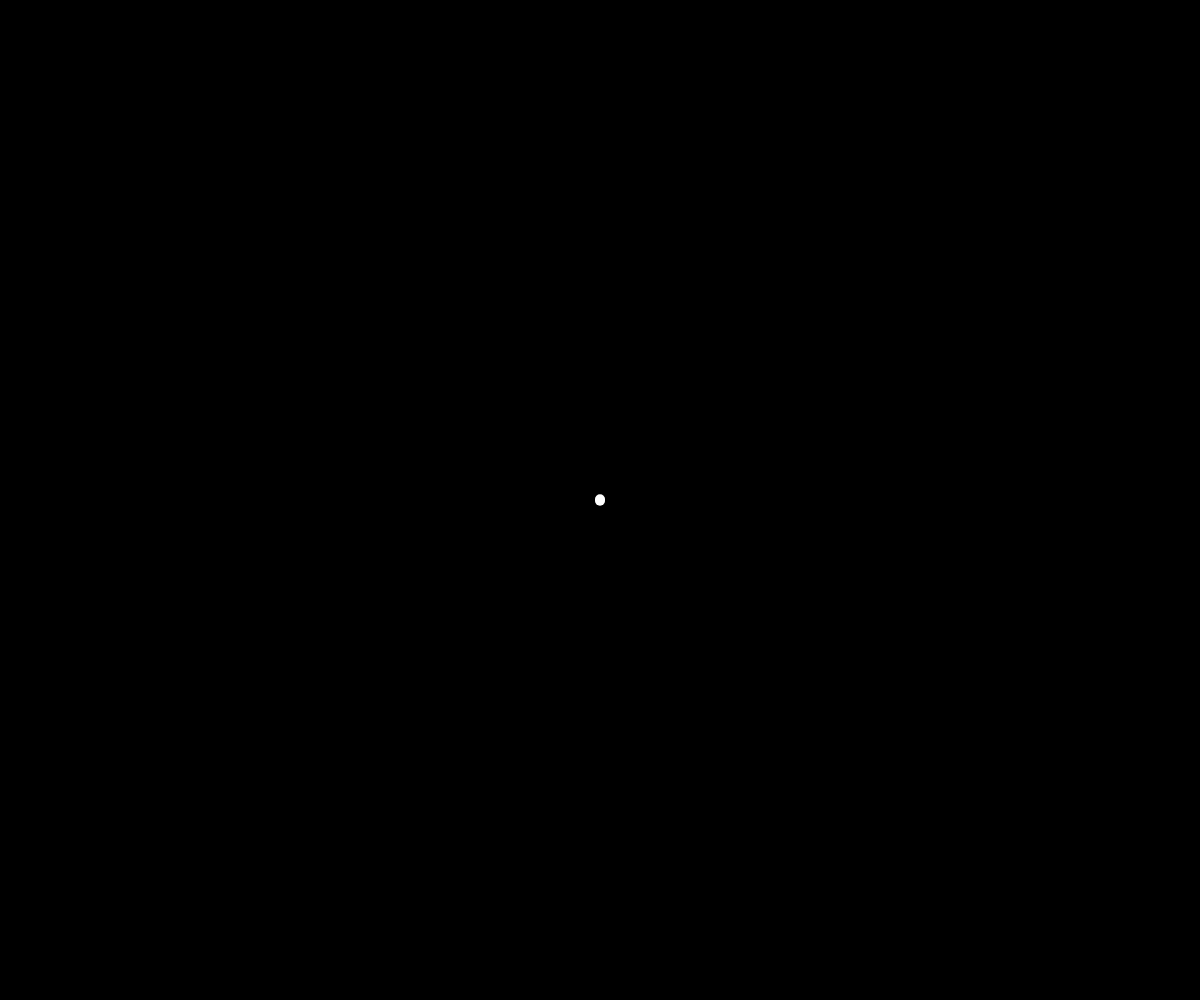
Frame 1 (no input)
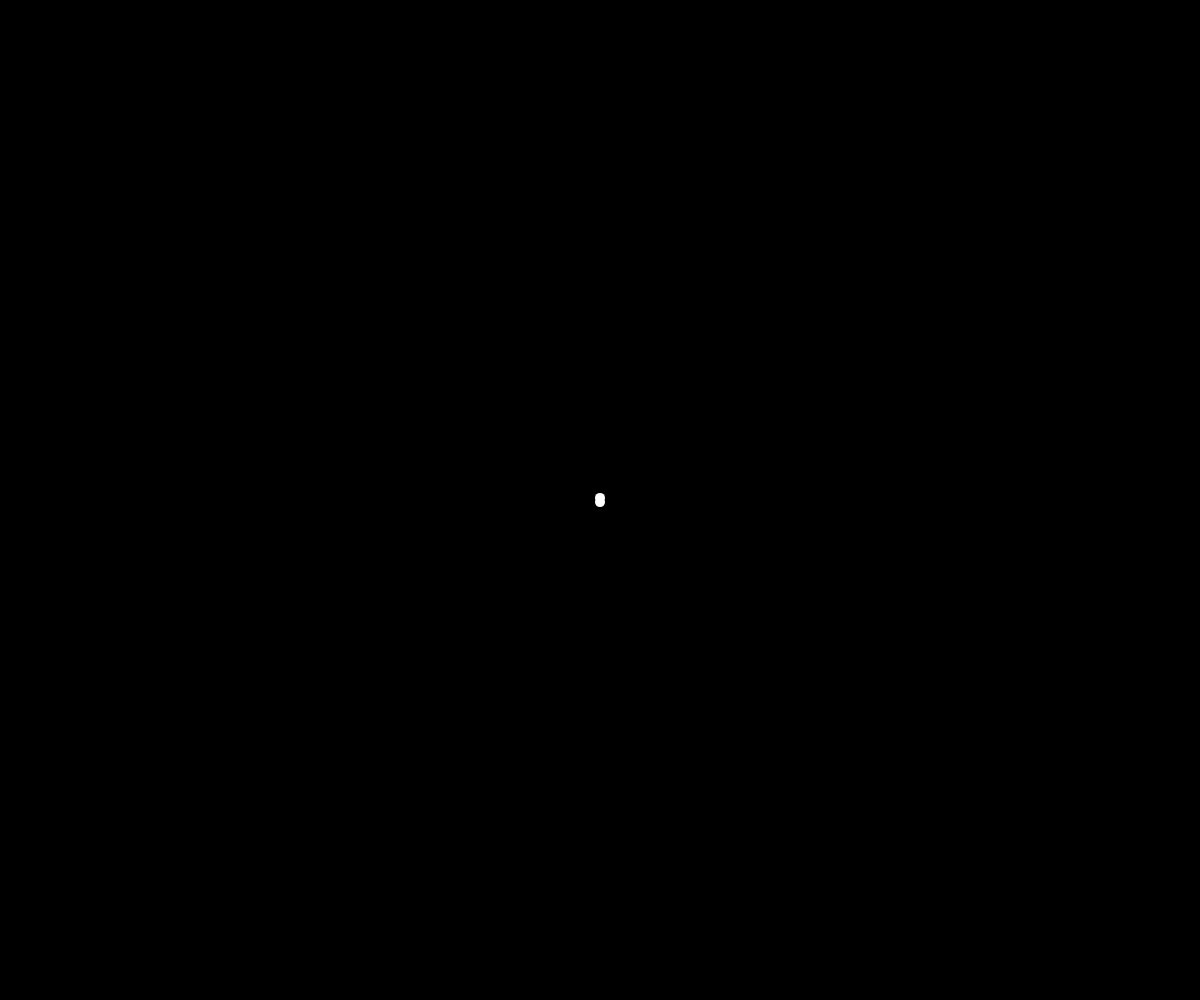
Frame 60 (no input)
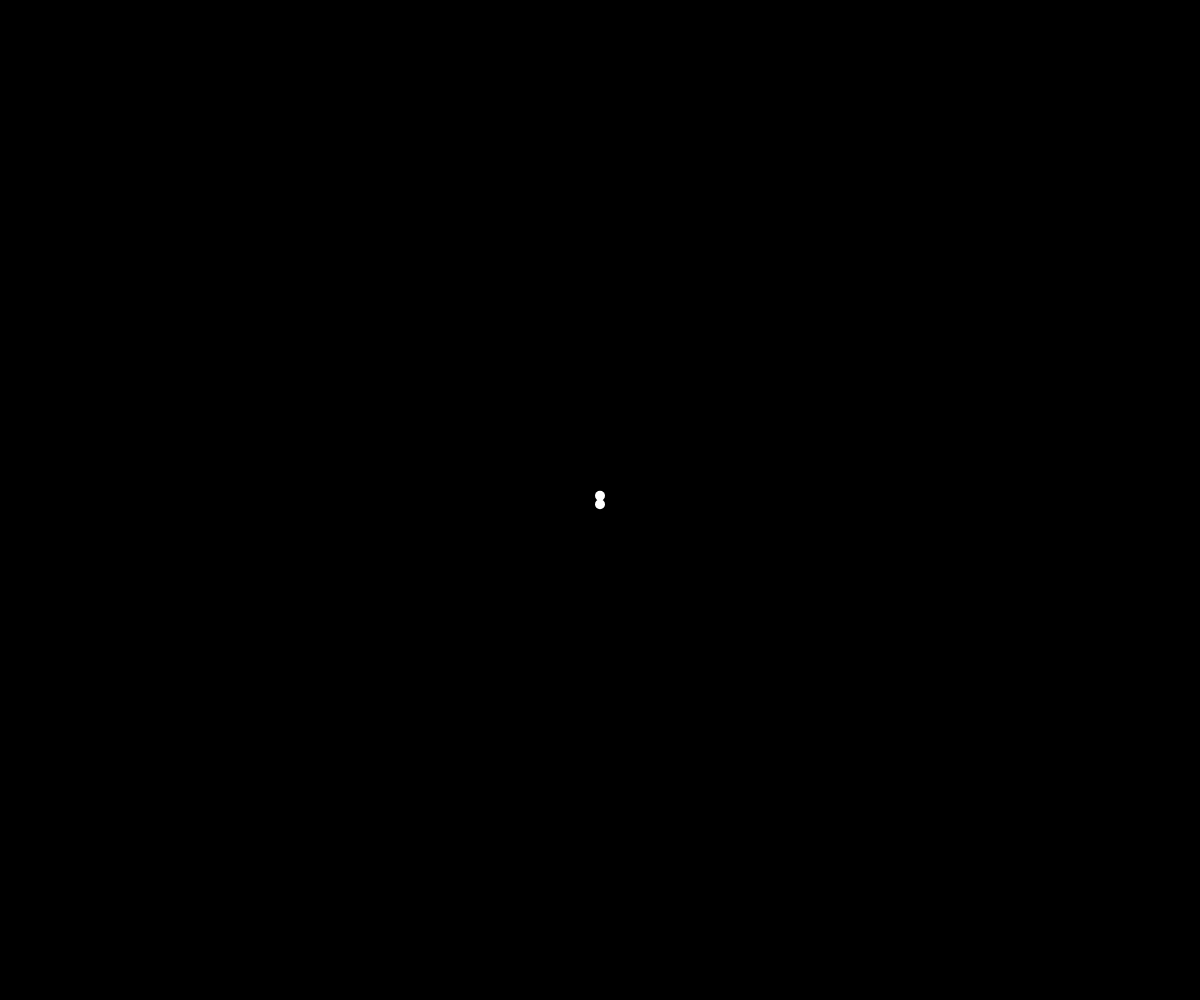
Frame 120 (the mouse pressed at the canvas centre since frame 60)

The p5.js sketch that drew these frames (run headless with seeded random() and noise() and a simulated clock; from frame 60 on, the mouse is pressed at the canvas centre):

// p5.js sketch
// ── sketch.js
// Animation States
const STATES = {
  LOADING: 'loading',
  GRID: 'grid',
  DNA: 'dna',
  FLOCK: 'flock'
};

// DEBUG / Prototyping: Set this to true, pick a state below, and the sketch
// will remain in that single state indefinitely (no transitions).
const DEBUG_SINGLE_STATE_MODE = false;
// const DEBUG_SINGLE_STATE_MODE = true;

const DEBUG_STATE = STATES.FLOCK; // e.g., STATES.GRID, STATES.DNA, STATES.FLOCK

// DNA specific parameters (updated to simpler, more harmonious configuration)
const DNA_PARAMS = {
  cycles: 1,                  // Keep exactly 1 cycle
  waveOffset: 0,            // Vertical spacing between waves
  waveAmplitude: 300,         // Slightly reduced for better balance
  animationSpeed: 0.15,       // Slower animation for smoother movement
  waveSpeed: 0.03,            // Much slower wave speed for smoother motion
  rotationSpeed: 10.4          // Optional rotational speed factor
};

// Global parameters
const PARAMS = {
  particleCount: 50,           // Number of particles across all states
  maxSpeed: 4,                 // Maximum speed of particles
  maxForce: 0.2,               // Maximum steering force
  dotSize: 10,                 // Size of each particle
  particleColor: 255,          // Color of particles (white)
  
  // Margins/Paddings
  topMargin: window.innerHeight / 20,     // Default top padding (used in some states)
  bottomMargin: window.innerHeight / 20,  // Default bottom padding (used in some states)
  
  // Loading Animation Parameters
  loadingRotations: 1.5,           // Number of full rotations during loading "rotate" phase
  loadingRotationSpeed: 0.05,      // Speed of rotation during loading
  loadingDistance: 15,           
  loadingDuration: 3000,           // Duration of loading state in ms
  
  // State Durations (in milliseconds)
  stateDuration: {
    loading: 3000,
    grid: 7000,
    dna: 12000,
    flock: 5000
  },
  
  // For Flocking (background, wind, etc.)
  backgroundAlpha: 120,
  flockWind: 0.05,
  
  // Mouse Interaction
  mouseRepelForce: 1,       // **Increased** from 10
  mouseRepelRadius: 200,     // **Decreased** from 1200
  mouseRepelExponent: 2,     // **New**: makes force decay quadratically
  mouseMinSpeed: 1,          // **New**: minimum speed when repelling
  
  // Boundaries (vertical push)
  boundaryMargin: window.innerHeight / 20,
  topBoundary: window.innerHeight * 0.15,
  bottomBoundary: window.innerHeight * 0.15,
  boundaryForce: 0.8,
  
  // **Trail Parameters** (updated for longer and more subtle trails)
  trailParams: {
    // Grid
    maxLengthGrid: 25,     // **Increased** from 5
    baseOpacityGrid: 35,   // **Increased** from 20
    fadeRateGrid: 0.92,    // **Increased** from 0.8
    // Flock
    maxLengthFlock: 20,    // **Increased** from 3
    baseOpacityFlock: 30,  // **Increased** from 15
    fadeRateFlock: 0.95    // **Increased** from 0.9
  },
  
  // **Flocking Parameters** (updated as per latest instructions)
  flockParams: {
    separationDist: 300,    // Distance to check for separation
    alignmentDist: 300,     // Distance to check for alignment
    cohesionDist: 300,      // Distance to check for cohesion
    separationForce: 2.0,   // Weight of separation
    alignmentForce: 1.5,    // Weight of alignment
    cohesionForce: 0.5      // Weight of cohesion
  },
  
  // **DNA Parameters (Deprecated in favor of DNA_PARAMS)**
  // Removed complex wave shaping parameters
};



// Debug note: The DNA animation now uses pure sine waves for a more harmonious motion.

let particles = [];
let currentState = STATES.LOADING;
let stateStartTime = 0;
let loadingRotation = 0;
let loadingComplete = false;
let loadingPhase = 'rotate';

// Particle Class
class Particle {
  constructor(x, y) {
    this.pos = createVector(x, y);
    this.vel = createVector(0, 0);
    this.acc = createVector(0, 0);
    this.target = null;
    this.trail = [];
    this.alpha = 255;
  }

  setTarget(x, y) {
    this.target = createVector(x, y);
  }

  applyForce(force) {
    this.acc.add(force);
  }

  seek(target) {
    let desired = p5.Vector.sub(target, this.pos);
    let dist = desired.mag();

    // **Modified seek behavior for DNA mode**
    if (currentState === STATES.DNA) {
      // Much gentler slowdown
      if (dist < 50) {
        let speed = map(dist, 0, 50, PARAMS.maxSpeed * 0.1, PARAMS.maxSpeed);
        desired.setMag(speed);
      } else {
        desired.setMag(PARAMS.maxSpeed);
      }

      let steer = p5.Vector.sub(desired, this.vel);
      steer.limit(PARAMS.maxForce * 0.5);  // Gentler steering
      return steer;
    } else {
      // Original seek behavior for other modes
      if (dist < 100) {
        let speed = map(dist, 0, 100, 0, PARAMS.maxSpeed);
        desired.setMag(speed);
      } else {
        desired.setMag(PARAMS.maxSpeed);
      }

      let steer = p5.Vector.sub(desired, this.vel);
      steer.limit(PARAMS.maxForce);
      return steer;
    }
  }

  update() {
    // Apply Mouse Repulsion (not in LOADING)
    if (currentState !== STATES.LOADING) {
      let mouse = createVector(mouseX, mouseY);
      let distanceToMouse = p5.Vector.dist(this.pos, mouse);
      if (distanceToMouse < PARAMS.mouseRepelRadius) {
        let repelForce = p5.Vector.sub(this.pos, mouse);
        repelForce.normalize();
        // **Updated Mouse Repulsion with Quadratic Decay**
        let strength = pow(1 - distanceToMouse / PARAMS.mouseRepelRadius, PARAMS.mouseRepelExponent);
        repelForce.mult(PARAMS.mouseRepelForce * strength);
        this.vel.add(repelForce);
        this.vel.setMag(max(this.vel.mag(), PARAMS.mouseMinSpeed));
      }
    }

    // Trails (much longer now)
    if (currentState === STATES.GRID) {
      this.addTrail(PARAMS.trailParams.maxLengthGrid);
    } else if (currentState === STATES.FLOCK) {
      this.addTrail(PARAMS.trailParams.maxLengthFlock);
    }
    // (DNA or LOADING get no trails for clarity, but you can enable if you want.)

    // Update velocity & position
    this.vel.add(this.acc);
    this.vel.limit(PARAMS.maxSpeed);
    this.pos.add(this.vel);
    this.acc.mult(0);

    // **Removed boundary constraints for DNA mode**
    // if (currentState === STATES.DNA || currentState === STATES.FLOCK) {
    //   this.applyBoundaryConstraints();
    // }

    // **Handle Flocking Boundaries with Softer Constraints**
    if (currentState === STATES.FLOCK) {
      if (this.pos.y < PARAMS.topBoundary) {
        // Add downward force when near top
        this.acc.add(createVector(0, PARAMS.boundaryForce * 0.5));
      } else if (this.pos.y > height - PARAMS.bottomBoundary) {
        // Add upward force when near bottom
        this.acc.add(createVector(0, -PARAMS.boundaryForce * 0.5));
      }
    }

    // Horizontal wrap-around (for all states)
    if (this.pos.x < 0) {
      this.pos.x = width;
    } else if (this.pos.x > width) {
      this.pos.x = 0;
    }
  }

  addTrail(maxLength) {
    // **Option A - Clear trails when transitioning to GRID or DNA**
    if (currentState === STATES.GRID || currentState === STATES.DNA) {
      this.trail = [];
      return;
    }
    
    // Normal trail behavior
    this.trail.unshift(this.pos.copy());
    if (this.trail.length > maxLength) {
      this.trail.pop();
    }
  }

  applyBoundaryConstraints() {
    // Top boundary
    if (this.pos.y < PARAMS.topBoundary) {
      this.vel.y *= -0.5;
      let centerForce = createVector(0, PARAMS.boundaryForce);
      this.applyForce(centerForce);
    }
    // Bottom boundary
    else if (this.pos.y > height - PARAMS.bottomBoundary) {
      this.vel.y *= -0.5;
      let centerForce = createVector(0, -PARAMS.boundaryForce);
      this.applyForce(centerForce);
    }
  }

  display() {
    // **Option A - Draw trails only in FLOCK state**
    if (this.trail.length > 1 && currentState === STATES.FLOCK) {
      beginShape();
      noFill();
      for (let i = 0; i < this.trail.length; i++) {
        const trailAlpha = map(
          i,
          0,
          this.trail.length - 1,
          this.alpha * (PARAMS.trailParams.baseOpacityFlock / 100),
          0
        );
        stroke(255, trailAlpha);
        strokeWeight(PARAMS.dotSize * 0.3);
        vertex(this.trail[i].x, this.trail[i].y);
      }
      endShape();
    }

    // Draw main particle
    noStroke();
    fill(PARAMS.particleColor, this.alpha);
    circle(this.pos.x, this.pos.y, PARAMS.dotSize);
  }

  // Flocking behaviors
  flock(particles) {
    let separation = this.separate(particles);
    let alignment = this.align(particles);
    let cohesion = this.cohesion(particles);
    
    // **Updated Flocking Weights for Grid-like Flocking**
    separation.mult(PARAMS.flockParams.separationForce);  // Updated from 2.0
    alignment.mult(PARAMS.flockParams.alignmentForce);    // Updated from 1.5
    cohesion.mult(PARAMS.flockParams.cohesionForce);      // Updated from 0.5
    
    // Optional wind
    let wind = createVector(PARAMS.flockWind, 0);
    this.applyForce(wind);
    
    this.applyForce(separation);
    this.applyForce(alignment);
    this.applyForce(cohesion);
  }

  separate(particles) {
    let desiredSeparation = PARAMS.flockParams.separationDist;  // Updated from 50 to 300
    let sum = createVector();
    let count = 0;
    
    for (let other of particles) {
      let d = p5.Vector.dist(this.pos, other.pos);
      if (d > 0 && d < desiredSeparation) {
        let diff = p5.Vector.sub(this.pos, other.pos);
        diff.normalize();
        diff.div(d);
        sum.add(diff);
        count++;
      }
    }
    
    if (count > 0) {
      sum.div(count);
      sum.normalize();
      sum.mult(PARAMS.maxSpeed);
      let steer = p5.Vector.sub(sum, this.vel);
      steer.limit(PARAMS.maxForce);
      return steer;
    }
    return createVector(0, 0);
  }

  align(particles) {
    let neighborDist = PARAMS.flockParams.alignmentDist;  // Updated from 50 to 300
    let sum = createVector();
    let count = 0;
    
    for (let other of particles) {
      let d = p5.Vector.dist(this.pos, other.pos);
      if (d > 0 && d < neighborDist) {
        sum.add(other.vel);
        count++;
      }
    }
    
    if (count > 0) {
      sum.div(count);
      sum.normalize();
      sum.mult(PARAMS.maxSpeed);
      let steer = p5.Vector.sub(sum, this.vel);
      steer.limit(PARAMS.maxForce);
      return steer;
    }
    return createVector(0, 0);
  }

  cohesion(particles) {
    let neighborDist = PARAMS.flockParams.cohesionDist;  // Updated from 50 to 300
    let sum = createVector();
    let count = 0;
    
    for (let other of particles) {
      let d = p5.Vector.dist(this.pos, other.pos);
      if (d > 0 && d < neighborDist) {
        sum.add(other.pos);
        count++;
      }
    }
    
    if (count > 0) {
      return this.seek(sum);
    }
    return createVector(0, 0);
  }
}

// -- Initialization for each state --

// LOADING
function initializeLoadingParticles() {
  const centerX = width / 2;
  const centerY = height / 2;
  particles = [];
  
  // Two visible particles for the loading animation
  particles.push(new Particle(centerX, centerY - PARAMS.loadingDistance));
  particles.push(new Particle(centerX, centerY + PARAMS.loadingDistance));
  
  // Remaining invisible particles
  for (let i = 2; i < PARAMS.particleCount; i++) {
    const p = new Particle(centerX, centerY);
    p.alpha = 0; 
    particles.push(p);
  }
  
  loadingPhase = 'rotate';
  loadingRotation = 0;
  loadingComplete = false;
}

// GRID
function initializeGridParticles() {
  // More vertical margins for the grid to create extra whitespace at top & bottom
  const extraTopMargin = 200;    // Adjust to your liking
  const extraBottomMargin = 200; // Adjust to your liking
  
  // Calculate how many columns/rows
  const cols = ceil(sqrt(PARAMS.particleCount * 2));
  const rows = ceil(PARAMS.particleCount / cols);
  
  // Margins
  const marginX = 100;
  const marginY = 0; // We'll handle top/bottom with extraTop/extraBottom
  // Effective spacing
  const gridHeight = height - extraTopMargin - extraBottomMargin;
  const spacingX = (width - 2 * marginX) / max(cols - 1, 1);
  const spacingY = gridHeight / max(rows - 1, 1);

  for (let i = 0; i < particles.length; i++) {
    const col = i % cols;
    const row = floor(i / cols);
    const x = marginX + col * spacingX;
    const y = extraTopMargin + row * spacingY + marginY;
    particles[i].setTarget(x, y);
    particles[i].alpha = 255;
  }
}

// Simplified generateTwoSine function as per instructions
function generateTwoSine(time = 0) {
  let topWave = [];
  let bottomWave = [];

  const marginX = 100;
  const centerY = height * 0.5;  // Perfect center
  const points = floor(PARAMS.particleCount / 2);
  
  // Ensure exact same wave dimensions for top and bottom
  for (let i = 0; i < points; i++) {
    // Precise x positioning
    const x = marginX + (i * (width - 2 * marginX) / (points - 1));
    
    // Calculate single wave offset - EXACTLY the same for both waves
    const phase = (i / (points - 1)) + time;
    const yOffset = DNA_PARAMS.waveAmplitude * sin(TWO_PI * phase);
    
    // Perfect mirroring - use exact same offset distance for both
    topWave.push(createVector(x, centerY - DNA_PARAMS.waveOffset / 2 + yOffset));
    bottomWave.push(createVector(x, centerY + DNA_PARAMS.waveOffset / 2 - yOffset)); // Note the minus yOffset here
  }

  return { topWave, bottomWave };
}

// DNA
function initializeDNAParticles() {
  const { topWave, bottomWave } = generateTwoSine(0);
  
  for (let i = 0; i < particles.length; i++) {
    if (i < floor(PARAMS.particleCount / 2)) {
      particles[i].setTarget(topWave[i].x, topWave[i].y);
    } else {
      const bottomIndex = i - floor(PARAMS.particleCount / 2);
      particles[i].setTarget(bottomWave[bottomIndex].x, bottomWave[bottomIndex].y);
    }
    particles[i].alpha = 255;
  }
}

// FLOCK
function initializeFlockingParticles() {
  for (let p of particles) {
    p.vel = p5.Vector.random2D().mult(random(2, PARAMS.maxSpeed));
    p.trail = [];
    p.alpha = 255;
  }
}

// -- Update logic for each state --

// LOADING
function updateLoadingAnimation() {
  if (loadingComplete) return;

  const centerX = width / 2;
  const centerY = height / 2;
  loadingRotation += PARAMS.loadingRotationSpeed;

  if (loadingPhase === 'rotate') {
    // Vertical oscillation
    const yOffset = sin(loadingRotation) * PARAMS.loadingDistance;
    particles[0].pos.y = centerY - yOffset;
    particles[1].pos.y = centerY + yOffset;

    // Check if rotation phase is complete
    if (loadingRotation >= TWO_PI * PARAMS.loadingRotations) {
      loadingPhase = 'converge';
      loadingRotation = 0;
    }
  } else if (loadingPhase === 'converge') {
    loadingRotation += PARAMS.loadingRotationSpeed;

    // Move top/bottom particles toward center
    particles[0].pos.y = lerp(particles[0].pos.y, centerY, 0.1);
    particles[1].pos.y = lerp(particles[1].pos.y, centerY, 0.1);

    // Fade in others
    const progress = min(1, loadingRotation / (PI * 0.5));
    if (progress > 0.5) {
      for (let i = 2; i < particles.length; i++) {
        particles[i].alpha = map(progress, 0.5, 1, 0, 255);
      }
    }

    // Done?
    if (abs(particles[0].pos.y - centerY) < 1 && abs(particles[1].pos.y - centerY) < 1) {
      loadingComplete = true;
      transitionToState(STATES.GRID);
    }
  }
}

// GRID
function updateGridFormation() {
  for (let p of particles) {
    if (p.target) {
      const force = p.seek(p.target);
      p.applyForce(force);
    }
  }
}

// Simplified DNA Animation Update Function
function updateDNAAnimation() {
  const time = millis() * 0.001 * DNA_PARAMS.waveSpeed;
  const { topWave, bottomWave } = generateTwoSine(time);
  
  for (let i = 0; i < particles.length; i++) {
    if (i < floor(PARAMS.particleCount / 2)) {
      particles[i].setTarget(topWave[i].x, topWave[i].y);
    } else {
      const bottomIndex = i - floor(PARAMS.particleCount / 2);
      particles[i].setTarget(bottomWave[bottomIndex].x, bottomWave[bottomIndex].y);
    }
    const force = particles[i].seek(particles[i].target);
    particles[i].applyForce(force);
  }
}

// FLOCK
function updateFlocking() {
  for (let p of particles) {
    p.flock(particles);
  }
}

// -- State Management --
function transitionToState(newState) {
  currentState = newState;
  stateStartTime = millis();

  switch (newState) {
    case STATES.GRID:
      initializeGridParticles();
      break;
    case STATES.DNA:
      initializeDNAParticles();
      break;
    case STATES.FLOCK:
      initializeFlockingParticles();
      break;
  }
}

function checkStateTransition() {
  // If we're in DEBUG SINGLE State mode, skip transitions.
  if (DEBUG_SINGLE_STATE_MODE) return;

  // Normal transition logic
  if (currentState === STATES.LOADING && !loadingComplete) return;
  
  const timeInState = millis() - stateStartTime;
  const duration = (currentState === STATES.LOADING)
    ? PARAMS.stateDuration.loading
    : PARAMS.stateDuration[currentState];

  if (timeInState >= duration) {
    const states = Object.values(STATES);
    const currentIndex = states.indexOf(currentState);
    const nextIndex = (currentIndex + 1) % states.length;
    transitionToState(states[nextIndex]);
  }
}

// -- p5.js setup & draw --
function setup() {
  createCanvas(windowWidth, windowHeight);

  if (DEBUG_SINGLE_STATE_MODE) {
    // If debugging a single state, jump directly to that state
    currentState = DEBUG_STATE;
    if (currentState === STATES.LOADING) {
      initializeLoadingParticles();
    } else if (currentState === STATES.GRID) {
      initializeLoadingParticles(); // Ensure we have 'particles' array
      initializeGridParticles();
    } else if (currentState === STATES.DNA) {
      initializeLoadingParticles();
      initializeDNAParticles();
    } else if (currentState === STATES.FLOCK) {
      initializeLoadingParticles();
      initializeFlockingParticles();
    }
    stateStartTime = millis();
  } else {
    // Normal flow: start with LOADING
    initializeLoadingParticles();
    stateStartTime = millis();
  }

  frameRate(60);
}

function draw() {
  background(0, currentState === STATES.FLOCK ? PARAMS.backgroundAlpha : 255);

  // Update logic based on state
  switch(currentState) {
    case STATES.LOADING:
      updateLoadingAnimation();
      break;
    case STATES.GRID:
      updateGridFormation();
      break;
    case STATES.DNA:
      updateDNAAnimation();
      break;
    case STATES.FLOCK:
      updateFlocking();
      break;
  }

  // Update & Display
  for (let p of particles) {
    p.update();
    p.display();
  }

  // Check transitions unless debugging a single state
  checkStateTransition();
}

function windowResized() {
  resizeCanvas(windowWidth, windowHeight);

  // Recompute bounding margins
  PARAMS.topMargin = window.innerHeight / 20;
  PARAMS.bottomMargin = window.innerHeight / 20;
  PARAMS.boundaryMargin = window.innerHeight / 20;
  PARAMS.topBoundary = window.innerHeight * 0.15;
  PARAMS.bottomBoundary = window.innerHeight * 0.15;
  
  // Re-initialize based on current state if not in debug single-state mode
  if (!DEBUG_SINGLE_STATE_MODE) {
    switch(currentState) {
      case STATES.LOADING:
        initializeLoadingParticles();
        break;
      case STATES.GRID:
        initializeGridParticles();
        break;
      case STATES.DNA:
        initializeDNAParticles();
        break;
      case STATES.FLOCK:
        initializeFlockingParticles();
        break;
    }
  }
}
